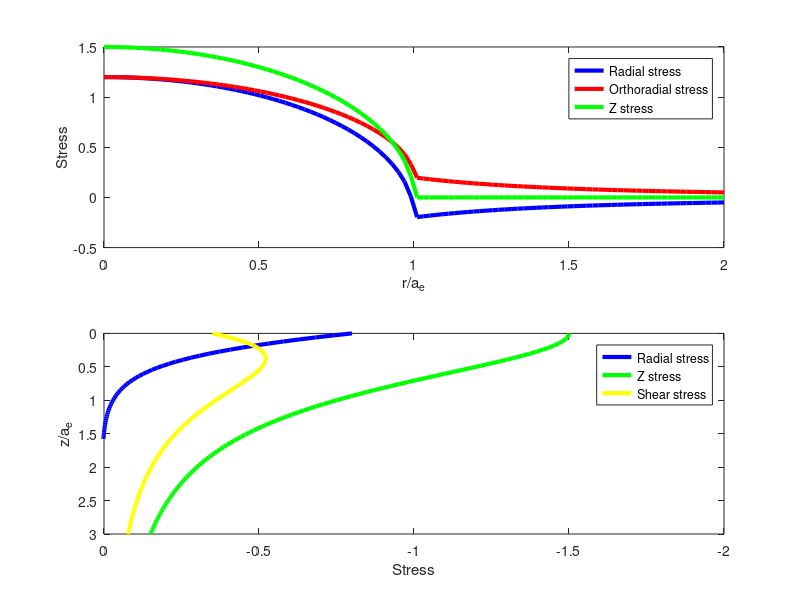

This chart was generated by the following MATLAB code:
function s = Hertz_equations(nu, varargin)
%% Stress distributions at the surface and along the axis of symmetry
% causes by Hertz pressure acting on a circular area radius a.
% From "Contact Mechanics" - K. L. Johnson (1987) (ISBN:9780521347969)
% Equations are p.62 and graphics p.94.

% nu: Poisson's coefficient (0 to 0.5)

% author: d.mercier@mpie.de

close all;

if nargin == 0
    nu = 0.3; % Poisson's coefficient
end

if nu <= 0 || nu > 0.5
    commandwindow;
    warning('Wrong input for the Poisson''s coefficient...');
else
    s = struct();
    
    %% Stress distributions at the surface in function of the ratio r over a
    % with r the radial coordinates and a (or ae) the radius of elastic contact
    
    s.r_over_a.r_over_a = linspace(1e-5, 2);
    
    s.r_over_a.stress_radial = zeros(length(s.r_over_a.r_over_a),1);
    s.r_over_a.stress_orthoradial = zeros(length(s.r_over_a.r_over_a),1);
    s.r_over_a.stress_z = zeros(length(s.r_over_a.r_over_a),1);
    
    for ii = 1:length(s.r_over_a.r_over_a)
        s.r_over_a.stress_radial(ii) = -1.5 * (((((1-(2*nu))/3) ...
            * (1/s.r_over_a.r_over_a(ii))^2) ...
            * (1-(1-(s.r_over_a.r_over_a(ii))^2)^1.5)) ...
            - ((1-(s.r_over_a.r_over_a(ii))^2)^0.5));
        
        s.r_over_a.stress_orthoradial(ii) = -1.5 * (-((((1-(2*nu))/3) ...
            * (1/s.r_over_a.r_over_a(ii))^2) ...
            * (1-(1-(s.r_over_a.r_over_a(ii))^2)^1.5)) ...
            - (2*nu)*((1-(s.r_over_a.r_over_a(ii))^2)^0.5));
        
        s.r_over_a.stress_z(ii) = -1.5 * ...
            (-((1-(s.r_over_a.r_over_a(ii))^2)^0.5));
    end
    
    %% Stress distributions along the axis of symmetry in function of the ratio z over a
    % with z the vertical coordinates and a (or ae) the radius of elastic contact
    
    s.z_over_a.z_over_a = linspace(1e-4, 3);
    
    s.z_over_a.stress_radial = zeros(length(s.z_over_a.z_over_a),1);
    s.z_over_a.stress_orthoradial = zeros(length(s.z_over_a.z_over_a),1);
    s.z_over_a.stress_z = zeros(length(s.z_over_a.z_over_a),1);
    s.z_over_a.stress_shear = zeros(length(s.z_over_a.z_over_a),1);
    
    for ii = 1:length(s.z_over_a.z_over_a)
        s.z_over_a.stress_radial(ii) = -(1+nu) ...
            * (1-(s.z_over_a.z_over_a(ii)) ...
            * atan(1/s.z_over_a.z_over_a(ii))) ...
            + 0.5*(1+(s.z_over_a.z_over_a(ii))^2)^-1;
        
        s.z_over_a.stress_orthoradial(ii) = s.z_over_a.stress_radial(ii);
        
        s.z_over_a.stress_z(ii) = -1.5*(1+(s.z_over_a.z_over_a(ii))^2)^-1;
        
        s.z_over_a.stress_shear(ii) = 0.5*(s.z_over_a.stress_z(ii) - ...
            s.z_over_a.stress_radial(ii));
    end
    
    %% Plots
    figure(1);
    lineWidth = 3;
    
    % Plot of stress distributions at the surface
    subplot(2,1,1);
    plot(s.r_over_a.r_over_a, s.r_over_a.stress_radial, ...
        'b', 'Linewidth', lineWidth); hold on;
    
    plot(s.r_over_a.r_over_a, s.r_over_a.stress_orthoradial, ...
        'r', 'Linewidth', lineWidth); hold on;
    
    plot(s.r_over_a.r_over_a, s.r_over_a.stress_z, 'g', 'Linewidth', lineWidth);
    
    legend('Radial stress', 'Orthoradial stress', 'Z stress');
    xlabel('r/a_e');
    ylabel('Stress');
    
    % Plot of stress distributions along the axis of symmetry
    subplot(2,1,2);
    plot(s.z_over_a.stress_radial, s.z_over_a.z_over_a, ...
        'b', 'Linewidth', lineWidth); hold on;
    
    plot(s.z_over_a.stress_z, s.z_over_a.z_over_a, ...
        'g', 'Linewidth', lineWidth); hold on;
    
    plot(s.z_over_a.stress_shear, s.z_over_a.z_over_a, ...
        'y', 'Linewidth', lineWidth);
    
    legend('Radial stress', 'Z stress', 'Shear stress');
    xlabel('Stress');
    ylabel('z/a_e');
    
    % Set x-limits to ensure graph starts at first data point
    currentLimits = xlim;
    xlim([currentLimits(1) 0]);
    
    set(gca,'XDir','Reverse');
    set(gca,'YDir','Reverse');
    
end

end